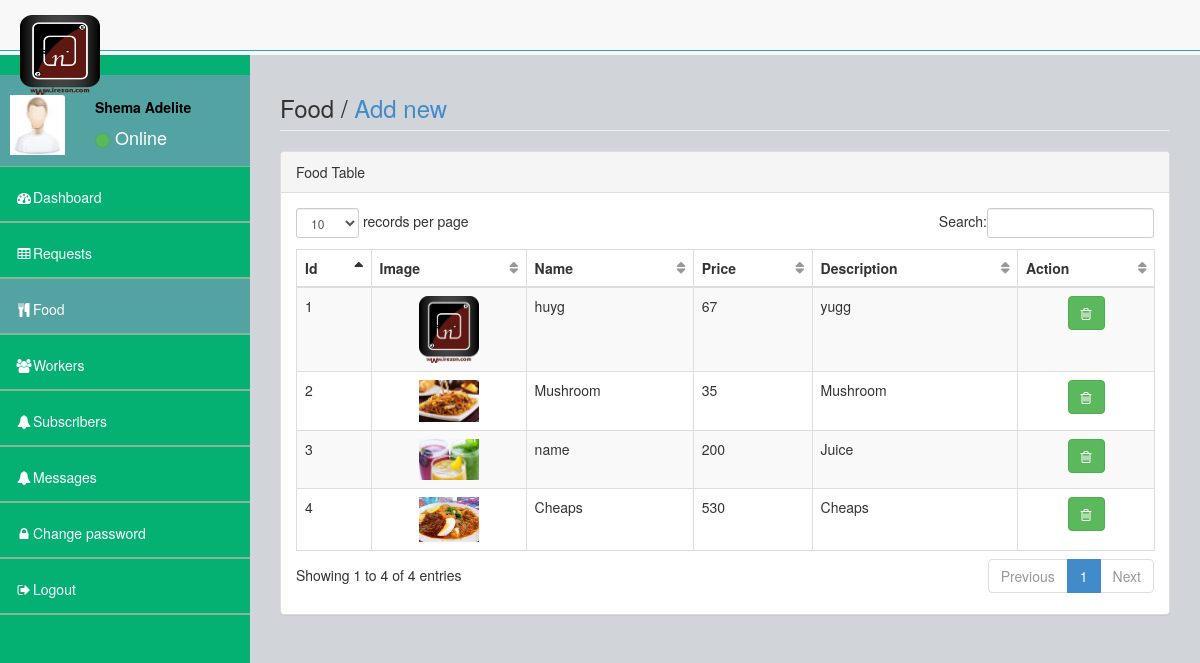
Screenshot of /food_manage.php (signed in) with the database file from the repository.
### tables this page shows
CREATE TABLE `food` (
  `Id` int(50) NOT NULL,
  `Name` varchar(255) NOT NULL,
  `Price` int(50) NOT NULL,
  `Description` varchar(255) NOT NULL,
  `Image` varchar(255) NOT NULL
);

### food_manage.php (the view, shortened to what this page needs)
<?php
include('connection.php');
if(isset($_SESSION['Name']) && isset($_SESSION['Id']))
{
?>
<!DOCTYPE html>
<html>
<head>
    <link href="assets/plugins/bootstrap/bootstrap.css" rel="stylesheet" />
    <link href="assets/font-awesome/css/font-awesome.css" rel="stylesheet" />
    <link href="assets/plugins/pace/pace-theme-big-counter.css" rel="stylesheet" />
  <link href="assets/css/style.css" rel="stylesheet" />
      <link href="assets/css/main-style.css" rel="stylesheet" />
    <link href="assets/plugins/dataTables/dataTables.bootstrap.css" rel="stylesheet" />
</head>
<body>
    <div id="wrapper">
        <nav class="navbar navbar-default navbar-fixed-top" role="navigation" >
            <div class="navbar-header">
                <a class="navbar-brand" href="ihttps://www.irezon.com/">
                    <img src="images/irezon.png" style="width:80px;height:80px;" />
                </a>
            </div>
        </nav>
        <nav class="navbar-default navbar-static-side" role="navigation">
            <div class="sidebar-collapse">
                <ul class="nav" id="side-menu">
                    <li>
                        <div class="user-section">
                            <div class="user-section-inner">
                                <img src="assets/img/user.jpg" alt="">
                            </div>
                            <div class="user-info">
                                <h5><strong><?php echo $_SESSION['Name'];?></strong></h5>
                                <div class="user-text-online">
                                    <span class="user-circle-online btn btn-success btn-circle "></span>&nbsp;Online
                                </div>
                            </div>
                        </div>
                    </li>
                    <li>
                        <a href="dashboard.php"><i class="fa fa-dashboard fa-fw"></i>Dashboard</a>
                    </li>
                    <li >
                        <a href="request_manage.php"><i class="fa fa-table fa-fw"></i>Requests</a>
                    </li>
                    <li >
                        <a href="food_manage.php" class="selected"><i class="fa fa-cutlery fa-fw"></i>Food</a>
                    </li>
                    <li>
                        <a href="Workers_manage.php"><i class="fa fa-users fa-fw"></i>Workers</a>
                    </li>
                    <li>
                        <a href="subscribers.php"><i class="fa fa-bell fa-fw"></i>Subscribers</a>
                    </li>
                    <li>
                        <a href="messages.php"><i class="fa fa-bell fa-fw"></i>Messages</a>
                    </li>
                    <li>
                        <a href="#" class="launch-modal" data-toggle="modal" data-target="#change_pass"><i class="fa fa-lock fa-fw" ></i>Change password</a>
                    </li>
                    <li>
                        <a href="logout.php"><i class="fa fa-sign-out fa-fw"></i>Logout</a>
                    </li>
                        </ul>
            </div>
        </nav>
        <div id="page-wrapper">
            <div class="row">
                <div class="col-lg-12">
                    <h3 class="page-header">Food / <a href="#" class="launch-modal" data-toggle="modal" data-target="#add_food" style="text-decoration:none;">Add new</a></h3>
                </div>
            </div>
            <div class="row">
                <div class="col-lg-12">
                    <div class="panel panel-default">
                        <div class="panel-heading">
                             Food Table
                        </div>
                        <div class="panel-body">
                            <div class="table-responsive">
                                <table class="table table-striped table-bordered table-hover" id="dataTables-example">
                                    <thead>
                                        <tr>
                                            <th>Id</th>
                                            <th>Image</th>
                                            <th>Name</th>
                                            <th>Price</th>
                                            <th>Description</th>
                                            <th>Action</th>
                                        </tr>
                                    </thead>
                                    <tbody>
                                        <?php
                                            $sql = Mysqli_query($conn,"SELECT * FROM `food` ORDER BY `Id` DESC");
                                            $count = 1;
                                            while ($row = Mysqli_fetch_array($sql)) {
                                            echo'<tr class="odd gradeX">';
                                            echo'<td class="center">'.$count.'</td>';
                                            echo'<td class="text-center"><img src="images/'.$row['Image'].'" width="60px" haight="60px"></td>';
                                            echo'<td class="center">'.$row['Name'].'</td>';
                                            echo'<td class="center">'.$row['Price'].'</td>';
                                            echo'<td class="center">'.$row['Description'].'</td>';
                                            echo'<td class="text-center">
                                                <a href="food_manage.php?reid='.$row['Id'].'"><button class="btn btn-success"><i class="fa fa-trash-o"></i></button></td>';
                                            echo'</tr>';
                                            $count ++;
                                            }
                                        ?>
                                    </tbody>
                                </table>
                            </div>
                        </div>
                    </div>
                </div>
            </div>
        </div>
    </div>
</body>
</html>
<?php
}
else
{
    header('Location:login.php');
}
?>

### assets/css/style.css (style rules this page uses)
body { background-color: #f8f8f8; }
#wrapper { width: 100%; margin-top: 55px!important; background-color:#04B173; }
#page-wrapper { padding: 0 15px; min-height: 568px; background-color:rgb(209, 212, 216); }
.navbar-static-side ul li { border-bottom:1px solid #84B899 !important; }
@media (min-width:768px) { .navbar-static-side { z-index: 1; position: absolute; width: 250px; } }
table.dataTable thead .sorting, table.dataTable thead .sorting_asc:after, table.dataTable thead .sorting_desc, table.dataTable thead .sorting_asc_disabled, table.dataTable thead .sorting_desc_disabled { background: transparent; }
table.dataTable thead .sorting_asc:after { content: "\f0de"; float: right; font-family: fontawesome; }
table.dataTable thead .sorting:after { content: "\f0dc"; float: right; font-family: fontawesome; color: rgba(50,50,50,.5); }
.btn-circle { width: 30px; height: 30px; padding: 6px 0; border-radius: 15px; text-align: center; font-size: 12px; line-height: 1.428571429; }

### assets/css/main-style.css (style rules this page uses)
.user-section-inner { height: 65px; width: 65px; -moz-border-radius: 3px; -webkit-border-radius: 3px; border-radius: 3px; overflow: hidden; display: inline-block; float: left; margin-right: 15px; margin-top: 20px; }
.user-section-inner img { margin-left:10px; width:55px; height:60px; }
.user-info { display: block; color:#000!important; display: inline-block; padding: 15px; margin-bottom: 0px }
.user-text-online { font-size:18px; color:#fff }
.user-circle-online { width: 15px!important; height: 15px!important; }
.nav > li > a { padding: 20px 15px; }
#side-menu { background-color:#04B173; }
#side-menu a { color:#fff; border-bottom: 1px solid #84B899 !important; height: 55px; }
.selected { background-color:rgb(83, 163, 163); }
.navbar-brand { padding-left:20px; }
.navbar-brand img { height:30px; }
.navbar-default { border-color: #27A6BE; }
@media (min-width:768px) { #page-wrapper { position: inherit; margin: 0 0 0 250px; padding: 0 30px; min-height: 1000px; } }

### rows the page displays
food: Image (picture), Name "huyg", Price "67", Description "yugg"
food: Image (picture), Name "Mushroom", Price "35", Description "Mushroom"
food: Image (picture), Name "name", Price "200", Description "Juice"
food: Image (picture), Name "Cheaps", Price "530", Description "Cheaps"

### other values shown
$_SESSION['Name'] "Shema Adelite"
